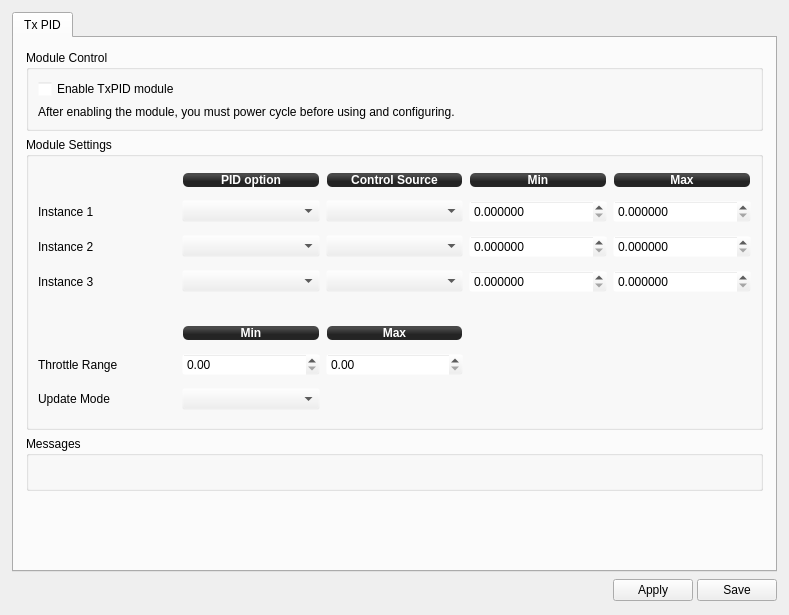
<?xml version="1.0" encoding="UTF-8"?>
<ui version="4.0">
 <class>TxPIDWidget</class>
 <widget class="QWidget" name="TxPIDWidget">
  <property name="geometry">
   <rect>
    <x>0</x>
    <y>0</y>
    <width>789</width>
    <height>615</height>
   </rect>
  </property>
  <property name="windowTitle">
   <string>TxPID</string>
  </property>
  <layout class="QVBoxLayout" name="verticalLayout">
   <property name="spacing">
    <number>6</number>
   </property>
   <property name="margin">
    <number>12</number>
   </property>
   <item>
    <widget class="QTabWidget" name="tabWidget">
     <property name="currentIndex">
      <number>0</number>
     </property>
     <widget class="QWidget" name="tab">
      <attribute name="title">
       <string>Tx PID</string>
      </attribute>
      <layout class="QVBoxLayout" name="verticalLayout_4">
       <property name="spacing">
        <number>6</number>
       </property>
       <property name="margin">
        <number>0</number>
       </property>
       <item>
        <widget class="QScrollArea" name="scrollArea">
         <property name="palette">
          <palette>
           <active>
            <colorrole role="Base">
             <brush brushstyle="SolidPattern">
              <color alpha="255">
               <red>255</red>
               <green>255</green>
               <blue>255</blue>
              </color>
             </brush>
            </colorrole>
            <colorrole role="Window">
             <brush brushstyle="SolidPattern">
              <color alpha="0">
               <red>232</red>
               <green>232</green>
               <blue>232</blue>
              </color>
             </brush>
            </colorrole>
           </active>
           <inactive>
            <colorrole role="Base">
             <brush brushstyle="SolidPattern">
              <color alpha="255">
               <red>255</red>
               <green>255</green>
               <blue>255</blue>
              </color>
             </brush>
            </colorrole>
            <colorrole role="Window">
             <brush brushstyle="SolidPattern">
              <color alpha="0">
               <red>232</red>
               <green>232</green>
               <blue>232</blue>
              </color>
             </brush>
            </colorrole>
           </inactive>
           <disabled>
            <colorrole role="Base">
             <brush brushstyle="SolidPattern">
              <color alpha="0">
               <red>232</red>
               <green>232</green>
               <blue>232</blue>
              </color>
             </brush>
            </colorrole>
            <colorrole role="Window">
             <brush brushstyle="SolidPattern">
              <color alpha="0">
               <red>232</red>
               <green>232</green>
               <blue>232</blue>
              </color>
             </brush>
            </colorrole>
           </disabled>
          </palette>
         </property>
         <property name="frameShape">
          <enum>QFrame::NoFrame</enum>
         </property>
         <property name="widgetResizable">
          <bool>true</bool>
         </property>
         <widget class="QWidget" name="scrollAreaWidgetContents_2">
          <property name="geometry">
           <rect>
            <x>0</x>
            <y>0</y>
            <width>759</width>
            <height>532</height>
           </rect>
          </property>
          <layout class="QVBoxLayout" name="verticalLayout_2">
           <property name="spacing">
            <number>6</number>
           </property>
           <property name="margin">
            <number>12</number>
           </property>
           <item>
            <widget class="QGroupBox" name="groupBox_2">
             <property name="title">
              <string>Module Control</string>
             </property>
             <layout class="QVBoxLayout" name="verticalLayout_5">
              <item>
               <widget class="QCheckBox" name="TxPIDEnable">
                <property name="focusPolicy">
                 <enum>Qt::StrongFocus</enum>
                </property>
                <property name="toolTip">
                 <string>This module will periodically update values of stabilization PID settings
depending on configured input control channels. New values of stabilization
settings are not saved to flash, but updated in RAM. It is expected that the
module will be enabled only for tuning. When desired values are found, they
can be read via GCS and saved permanently. Then this module should be
disabled again.

Up to 3 separate PID options (or option pairs) can be selected and updated.</string>
                </property>
                <property name="text">
                 <string>Enable TxPID module</string>
                </property>
               </widget>
              </item>
              <item>
               <widget class="QLabel" name="label_7">
                <property name="text">
                 <string>After enabling the module, you must power cycle before using and configuring.</string>
                </property>
               </widget>
              </item>
             </layout>
            </widget>
           </item>
           <item>
            <widget class="QGroupBox" name="groupBox_6">
             <property name="enabled">
              <bool>true</bool>
             </property>
             <property name="sizePolicy">
              <sizepolicy hsizetype="Preferred" vsizetype="Minimum">
               <horstretch>0</horstretch>
               <verstretch>0</verstretch>
              </sizepolicy>
             </property>
             <property name="minimumSize">
              <size>
               <width>0</width>
               <height>293</height>
              </size>
             </property>
             <property name="title">
              <string>Module Settings</string>
             </property>
             <layout class="QGridLayout" name="gridLayout">
              <item row="1" column="1">
               <widget class="QLabel" name="label_51">
                <property name="sizePolicy">
                 <sizepolicy hsizetype="Preferred" vsizetype="Fixed">
                  <horstretch>0</horstretch>
                  <verstretch>0</verstretch>
                 </sizepolicy>
                </property>
                <property name="minimumSize">
                 <size>
                  <width>0</width>
                  <height>16</height>
                 </size>
                </property>
                <property name="styleSheet">
                 <string notr="true">background-color: qlineargradient(spread:reflect, x1:0.507, y1:0, x2:0.507, y2:0.772, stop:0.208955 rgba(74, 74, 74, 255), stop:0.78607 rgba(36, 36, 36, 255));
color: rgb(255, 255, 255);
border-radius: 5;
font: bold 12px;
margin:1px;</string>
                </property>
                <property name="text">
                 <string>PID option</string>
                </property>
                <property name="alignment">
                 <set>Qt::AlignCenter</set>
                </property>
               </widget>
              </item>
              <item row="1" column="2">
               <widget class="QLabel" name="label_50">
                <property name="sizePolicy">
                 <sizepolicy hsizetype="Preferred" vsizetype="Fixed">
                  <horstretch>0</horstretch>
                  <verstretch>0</verstretch>
                 </sizepolicy>
                </property>
                <property name="minimumSize">
                 <size>
                  <width>0</width>
                  <height>16</height>
                 </size>
                </property>
                <property name="styleSheet">
                 <string notr="true">background-color: qlineargradient(spread:reflect, x1:0.507, y1:0, x2:0.507, y2:0.772, stop:0.208955 rgba(74, 74, 74, 255), stop:0.78607 rgba(36, 36, 36, 255));
color: rgb(255, 255, 255);
border-radius: 5;
font: bold 12px;
margin:1px;</string>
                </property>
                <property name="text">
                 <string>Control Source</string>
                </property>
                <property name="alignment">
                 <set>Qt::AlignCenter</set>
                </property>
               </widget>
              </item>
              <item row="1" column="3">
               <widget class="QLabel" name="label_49">
                <property name="sizePolicy">
                 <sizepolicy hsizetype="Preferred" vsizetype="Fixed">
                  <horstretch>0</horstretch>
                  <verstretch>0</verstretch>
                 </sizepolicy>
                </property>
                <property name="minimumSize">
                 <size>
                  <width>0</width>
                  <height>16</height>
                 </size>
                </property>
                <property name="styleSheet">
                 <string notr="true">background-color: qlineargradient(spread:reflect, x1:0.507, y1:0, x2:0.507, y2:0.772, stop:0.208955 rgba(74, 74, 74, 255), stop:0.78607 rgba(36, 36, 36, 255));
color: rgb(255, 255, 255);
border-radius: 5;
font: bold 12px;
margin:1px;</string>
                </property>
                <property name="text">
                 <string>Min</string>
                </property>
                <property name="alignment">
                 <set>Qt::AlignCenter</set>
                </property>
               </widget>
              </item>
              <item row="1" column="4">
               <widget class="QLabel" name="label">
                <property name="sizePolicy">
                 <sizepolicy hsizetype="Preferred" vsizetype="Fixed">
                  <horstretch>0</horstretch>
                  <verstretch>0</verstretch>
                 </sizepolicy>
                </property>
                <property name="minimumSize">
                 <size>
                  <width>0</width>
                  <height>16</height>
                 </size>
                </property>
                <property name="styleSheet">
                 <string notr="true">background-color: qlineargradient(spread:reflect, x1:0.507, y1:0, x2:0.507, y2:0.772, stop:0.208955 rgba(74, 74, 74, 255), stop:0.78607 rgba(36, 36, 36, 255));
color: rgb(255, 255, 255);
border-radius: 5;
font: bold 12px;
margin:1px;</string>
                </property>
                <property name="text">
                 <string>Max</string>
                </property>
                <property name="alignment">
                 <set>Qt::AlignCenter</set>
                </property>
               </widget>
              </item>
              <item row="2" column="0">
               <widget class="QLabel" name="label_47">
                <property name="text">
                 <string>Instance 1</string>
                </property>
               </widget>
              </item>
              <item row="2" column="1">
               <widget class="QComboBox" name="PID1">
                <property name="focusPolicy">
                 <enum>Qt::StrongFocus</enum>
                </property>
                <property name="toolTip">
                 <string>Select PID option or option pair to update.
Set to Disabled if not used.</string>
                </property>
               </widget>
              </item>
              <item row="2" column="2">
               <widget class="QComboBox" name="Input1">
                <property name="focusPolicy">
                 <enum>Qt::StrongFocus</enum>
                </property>
                <property name="toolTip">
                 <string>Select input used as a control source for this instance.
It can be one of Accessory channels or Throttle channel.

If Accessory channel is chosen then its range [0..1] will be mapped
to PID range [Min..Max] defined for this instance.

If Throttle channel is chosen then Throttle range [Min..Max] will
be mapped to PID range [Min..Max] defined for this instance. If
Throttle is out of bounds then PID Min and Max values will be used
accordingly.

Note that it is possible to set PID Min &gt; Max. In that case increasing
control input value will decrease the PID option value. This can be
used, for instance, to decrease PID value when increasing Throttle.</string>
                </property>
               </widget>
              </item>
              <item row="2" column="3">
               <widget class="QDoubleSpinBox" name="MinPID1">
                <property name="focusPolicy">
                 <enum>Qt::StrongFocus</enum>
                </property>
                <property name="toolTip">
                 <string>Minimum PID value mapped to Accessory channel = 0 or
Throttle channel lesser or equal to Throttle Min value.</string>
                </property>
                <property name="decimals">
                 <number>6</number>
                </property>
                <property name="singleStep">
                 <double>0.000100000000000</double>
                </property>
               </widget>
              </item>
              <item row="2" column="4">
               <widget class="QDoubleSpinBox" name="MaxPID1">
                <property name="focusPolicy">
                 <enum>Qt::StrongFocus</enum>
                </property>
                <property name="toolTip">
                 <string>Maximum PID value mapped to Accessory channel = 1 or
Throttle channel greater or equal to Throttle Max value.</string>
                </property>
                <property name="decimals">
                 <number>6</number>
                </property>
                <property name="singleStep">
                 <double>0.000100000000000</double>
                </property>
               </widget>
              </item>
              <item row="3" column="0">
               <widget class="QLabel" name="label_48">
                <property name="text">
                 <string>Instance 2</string>
                </property>
               </widget>
              </item>
              <item row="3" column="1">
               <widget class="QComboBox" name="PID2">
                <property name="focusPolicy">
                 <enum>Qt::StrongFocus</enum>
                </property>
                <property name="toolTip">
                 <string>Select PID option or option pair to update.
Set to Disabled if not used.</string>
                </property>
               </widget>
              </item>
              <item row="3" column="2">
               <widget class="QComboBox" name="Input2">
                <property name="focusPolicy">
                 <enum>Qt::StrongFocus</enum>
                </property>
                <property name="toolTip">
                 <string>Select input used as a control source for this instance.
It can be one of Accessory channels or Throttle channel.

If Accessory channel is chosen then its range [0..1] will be mapped
to PID range [Min..Max] defined for this instance.

If Throttle channel is chosen then Throttle range [Min..Max] will
be mapped to PID range [Min..Max] defined for this instance. If
Throttle is out of bounds then PID Min and Max values will be used
accordingly.

Note that it is possible to set PID Min &gt; Max. In that case increasing
control input value will decrease the PID option value. This can be
used, for instance, to decrease PID value when increasing Throttle.</string>
                </property>
               </widget>
              </item>
              <item row="3" column="3">
               <widget class="QDoubleSpinBox" name="MinPID2">
                <property name="focusPolicy">
                 <enum>Qt::StrongFocus</enum>
                </property>
                <property name="toolTip">
                 <string>Minimum PID value mapped to Accessory channel = 0 or
Throttle channel lesser or equal to Throttle Min value.</string>
                </property>
                <property name="decimals">
                 <number>6</number>
                </property>
                <property name="singleStep">
                 <double>0.000100000000000</double>
                </property>
               </widget>
              </item>
              <item row="3" column="4">
               <widget class="QDoubleSpinBox" name="MaxPID2">
                <property name="focusPolicy">
                 <enum>Qt::StrongFocus</enum>
                </property>
                <property name="toolTip">
                 <string>Maximum PID value mapped to Accessory channel = 1 or
Throttle channel greater or equal to Throttle Max value.</string>
                </property>
                <property name="decimals">
                 <number>6</number>
                </property>
                <property name="singleStep">
                 <double>0.000100000000000</double>
                </property>
               </widget>
              </item>
              <item row="4" column="0">
               <widget class="QLabel" name="label_52">
                <property name="text">
                 <string>Instance 3</string>
                </property>
               </widget>
              </item>
              <item row="4" column="1">
               <widget class="QComboBox" name="PID3">
                <property name="focusPolicy">
                 <enum>Qt::StrongFocus</enum>
                </property>
                <property name="toolTip">
                 <string>Select PID option or option pair to update.
Set to Disabled if not used.</string>
                </property>
               </widget>
              </item>
              <item row="4" column="2">
               <widget class="QComboBox" name="Input3">
                <property name="focusPolicy">
                 <enum>Qt::StrongFocus</enum>
                </property>
                <property name="toolTip">
                 <string>Select input used as a control source for this instance.
It can be one of Accessory channels or Throttle channel.

If Accessory channel is chosen then its range [0..1] will be mapped
to PID range [Min..Max] defined for this instance.

If Throttle channel is chosen then Throttle range [Min..Max] will
be mapped to PID range [Min..Max] defined for this instance. If
Throttle is out of bounds then PID Min and Max values will be used
accordingly.

Note that it is possible to set PID Min &gt; Max. In that case increasing
control input value will decrease the PID option value. This can be
used, for instance, to decrease PID value when increasing Throttle.</string>
                </property>
               </widget>
              </item>
              <item row="4" column="3">
               <widget class="QDoubleSpinBox" name="MinPID3">
                <property name="focusPolicy">
                 <enum>Qt::StrongFocus</enum>
                </property>
                <property name="toolTip">
                 <string>Minimum PID value mapped to Accessory channel = 0 or
Throttle channel lesser or equal to Throttle Min value.</string>
                </property>
                <property name="decimals">
                 <number>6</number>
                </property>
                <property name="singleStep">
                 <double>0.000100000000000</double>
                </property>
               </widget>
              </item>
              <item row="4" column="4">
               <widget class="QDoubleSpinBox" name="MaxPID3">
                <property name="focusPolicy">
                 <enum>Qt::StrongFocus</enum>
                </property>
                <property name="toolTip">
                 <string>Maximum PID value mapped to Accessory channel = 1 or
Throttle channel greater or equal to Throttle Max value.</string>
                </property>
                <property name="decimals">
                 <number>6</number>
                </property>
                <property name="singleStep">
                 <double>0.000100000000000</double>
                </property>
               </widget>
              </item>
              <item row="8" column="0">
               <widget class="QLabel" name="label_2">
                <property name="text">
                 <string>Update Mode</string>
                </property>
               </widget>
              </item>
              <item row="8" column="1">
               <widget class="QComboBox" name="UpdateMode">
                <property name="focusPolicy">
                 <enum>Qt::StrongFocus</enum>
                </property>
                <property name="toolTip">
                 <string>PID values update mode which can be set to:
- Never: this disables PID updates (but module still will be run if enabled),
- When Armed: PID updated only when system is armed,
- Always: PID updated always regardless of arm state.

Since the GCS updates GUI PID values in real time on change, could be
tricky to change other PID values from the GUI if the module is enabled
and constantly updates stabilization settings object. As a workaround,
this option can be used to temporarily disable updates or enable them
only when system is armed without disabling the module.</string>
                </property>
               </widget>
              </item>
              <item row="7" column="0">
               <widget class="QLabel" name="label_3">
                <property name="text">
                 <string>Throttle Range</string>
                </property>
               </widget>
              </item>
              <item row="7" column="1">
               <widget class="QDoubleSpinBox" name="ThrottleMin">
                <property name="focusPolicy">
                 <enum>Qt::StrongFocus</enum>
                </property>
                <property name="toolTip">
                 <string>Throttle channel lower bound mapped to PID Min value</string>
                </property>
                <property name="maximum">
                 <double>1.000000000000000</double>
                </property>
                <property name="singleStep">
                 <double>0.010000000000000</double>
                </property>
               </widget>
              </item>
              <item row="7" column="2">
               <widget class="QDoubleSpinBox" name="ThrottleMax">
                <property name="focusPolicy">
                 <enum>Qt::StrongFocus</enum>
                </property>
                <property name="toolTip">
                 <string>Throttle channel upper bound mapped to PID Max value</string>
                </property>
                <property name="maximum">
                 <double>1.000000000000000</double>
                </property>
                <property name="singleStep">
                 <double>0.010000000000000</double>
                </property>
               </widget>
              </item>
              <item row="6" column="1">
               <widget class="QLabel" name="label_4">
                <property name="sizePolicy">
                 <sizepolicy hsizetype="Preferred" vsizetype="Fixed">
                  <horstretch>0</horstretch>
                  <verstretch>0</verstretch>
                 </sizepolicy>
                </property>
                <property name="minimumSize">
                 <size>
                  <width>0</width>
                  <height>16</height>
                 </size>
                </property>
                <property name="styleSheet">
                 <string notr="true">background-color: qlineargradient(spread:reflect, x1:0.507, y1:0, x2:0.507, y2:0.772, stop:0.208955 rgba(74, 74, 74, 255), stop:0.78607 rgba(36, 36, 36, 255));
color: rgb(255, 255, 255);
border-radius: 5;
font: bold 12px;
margin:1px;</string>
                </property>
                <property name="text">
                 <string>Min</string>
                </property>
                <property name="alignment">
                 <set>Qt::AlignCenter</set>
                </property>
               </widget>
              </item>
              <item row="6" column="2">
               <widget class="QLabel" name="label_5">
                <property name="sizePolicy">
                 <sizepolicy hsizetype="Preferred" vsizetype="Fixed">
                  <horstretch>0</horstretch>
                  <verstretch>0</verstretch>
                 </sizepolicy>
                </property>
                <property name="minimumSize">
                 <size>
                  <width>0</width>
                  <height>16</height>
                 </size>
                </property>
                <property name="styleSheet">
                 <string notr="true">background-color: qlineargradient(spread:reflect, x1:0.507, y1:0, x2:0.507, y2:0.772, stop:0.208955 rgba(74, 74, 74, 255), stop:0.78607 rgba(36, 36, 36, 255));
color: rgb(255, 255, 255);
border-radius: 5;
font: bold 12px;
margin:1px;</string>
                </property>
                <property name="text">
                 <string>Max</string>
                </property>
                <property name="alignment">
                 <set>Qt::AlignCenter</set>
                </property>
               </widget>
              </item>
              <item row="5" column="1">
               <spacer name="verticalSpacer_3">
                <property name="orientation">
                 <enum>Qt::Vertical</enum>
                </property>
                <property name="sizeType">
                 <enum>QSizePolicy::Preferred</enum>
                </property>
                <property name="sizeHint" stdset="0">
                 <size>
                  <width>20</width>
                  <height>20</height>
                 </size>
                </property>
               </spacer>
              </item>
             </layout>
            </widget>
           </item>
           <item>
            <widget class="QGroupBox" name="groupBox_3">
             <property name="title">
              <string>Messages</string>
             </property>
             <layout class="QHBoxLayout" name="horizontalLayout">
              <item>
               <widget class="QLabel" name="message">
                <property name="text">
                 <string/>
                </property>
               </widget>
              </item>
             </layout>
            </widget>
           </item>
           <item>
            <spacer name="verticalSpacer">
             <property name="orientation">
              <enum>Qt::Vertical</enum>
             </property>
             <property name="sizeHint" stdset="0">
              <size>
               <width>20</width>
               <height>20</height>
              </size>
             </property>
            </spacer>
           </item>
          </layout>
         </widget>
        </widget>
       </item>
      </layout>
     </widget>
    </widget>
   </item>
   <item>
    <layout class="QHBoxLayout" name="horizontalLayout_2">
     <property name="spacing">
      <number>4</number>
     </property>
     <item>
      <spacer name="horizontalSpacer">
       <property name="orientation">
        <enum>Qt::Horizontal</enum>
       </property>
       <property name="sizeHint" stdset="0">
        <size>
         <width>570</width>
         <height>16</height>
        </size>
       </property>
      </spacer>
     </item>
     <item>
      <widget class="QPushButton" name="pushButton">
       <property name="sizePolicy">
        <sizepolicy hsizetype="Fixed" vsizetype="Preferred">
         <horstretch>0</horstretch>
         <verstretch>0</verstretch>
        </sizepolicy>
       </property>
       <property name="minimumSize">
        <size>
         <width>25</width>
         <height>25</height>
        </size>
       </property>
       <property name="maximumSize">
        <size>
         <width>25</width>
         <height>25</height>
        </size>
       </property>
       <property name="baseSize">
        <size>
         <width>0</width>
         <height>0</height>
        </size>
       </property>
       <property name="autoFillBackground">
        <bool>false</bool>
       </property>
       <property name="text">
        <string/>
       </property>
       <property name="icon">
        <iconset resource="../coreplugin/core.qrc">
         <normaloff>:/core/images/helpicon.svg</normaloff>:/core/images/helpicon.svg</iconset>
       </property>
       <property name="iconSize">
        <size>
         <width>25</width>
         <height>25</height>
        </size>
       </property>
       <property name="autoDefault">
        <bool>false</bool>
       </property>
       <property name="default">
        <bool>false</bool>
       </property>
       <property name="flat">
        <bool>true</bool>
       </property>
       <property name="objrelation" stdset="0">
        <stringlist>
         <string>button:help</string>
         <string>url:http://wiki.openpilot.org/x/DACiAQ</string>
        </stringlist>
       </property>
      </widget>
     </item>
     <item>
      <widget class="QPushButton" name="Apply">
       <property name="minimumSize">
        <size>
         <width>0</width>
         <height>0</height>
        </size>
       </property>
       <property name="toolTip">
        <string>Send settings to the board but do not save to the non-volatile memory</string>
       </property>
       <property name="styleSheet">
        <string notr="true"/>
       </property>
       <property name="text">
        <string>Apply</string>
       </property>
      </widget>
     </item>
     <item>
      <widget class="QPushButton" name="Save">
       <property name="minimumSize">
        <size>
         <width>0</width>
         <height>0</height>
        </size>
       </property>
       <property name="toolTip">
        <string>Send settings to the board and save to the non-volatile memory</string>
       </property>
       <property name="styleSheet">
        <string notr="true"/>
       </property>
       <property name="text">
        <string>Save</string>
       </property>
       <property name="checked">
        <bool>false</bool>
       </property>
      </widget>
     </item>
    </layout>
   </item>
  </layout>
 </widget>
 <tabstops>
  <tabstop>Apply</tabstop>
  <tabstop>Save</tabstop>
  <tabstop>scrollArea</tabstop>
  <tabstop>PID1</tabstop>
  <tabstop>Input1</tabstop>
  <tabstop>MinPID1</tabstop>
  <tabstop>MaxPID1</tabstop>
  <tabstop>PID2</tabstop>
  <tabstop>Input2</tabstop>
  <tabstop>MinPID2</tabstop>
  <tabstop>MaxPID2</tabstop>
  <tabstop>PID3</tabstop>
  <tabstop>Input3</tabstop>
  <tabstop>MinPID3</tabstop>
  <tabstop>MaxPID3</tabstop>
  <tabstop>ThrottleMin</tabstop>
  <tabstop>ThrottleMax</tabstop>
  <tabstop>UpdateMode</tabstop>
 </tabstops>
 <resources>
  <include location="../coreplugin/core.qrc"/>
 </resources>
 <connections/>
</ui>
